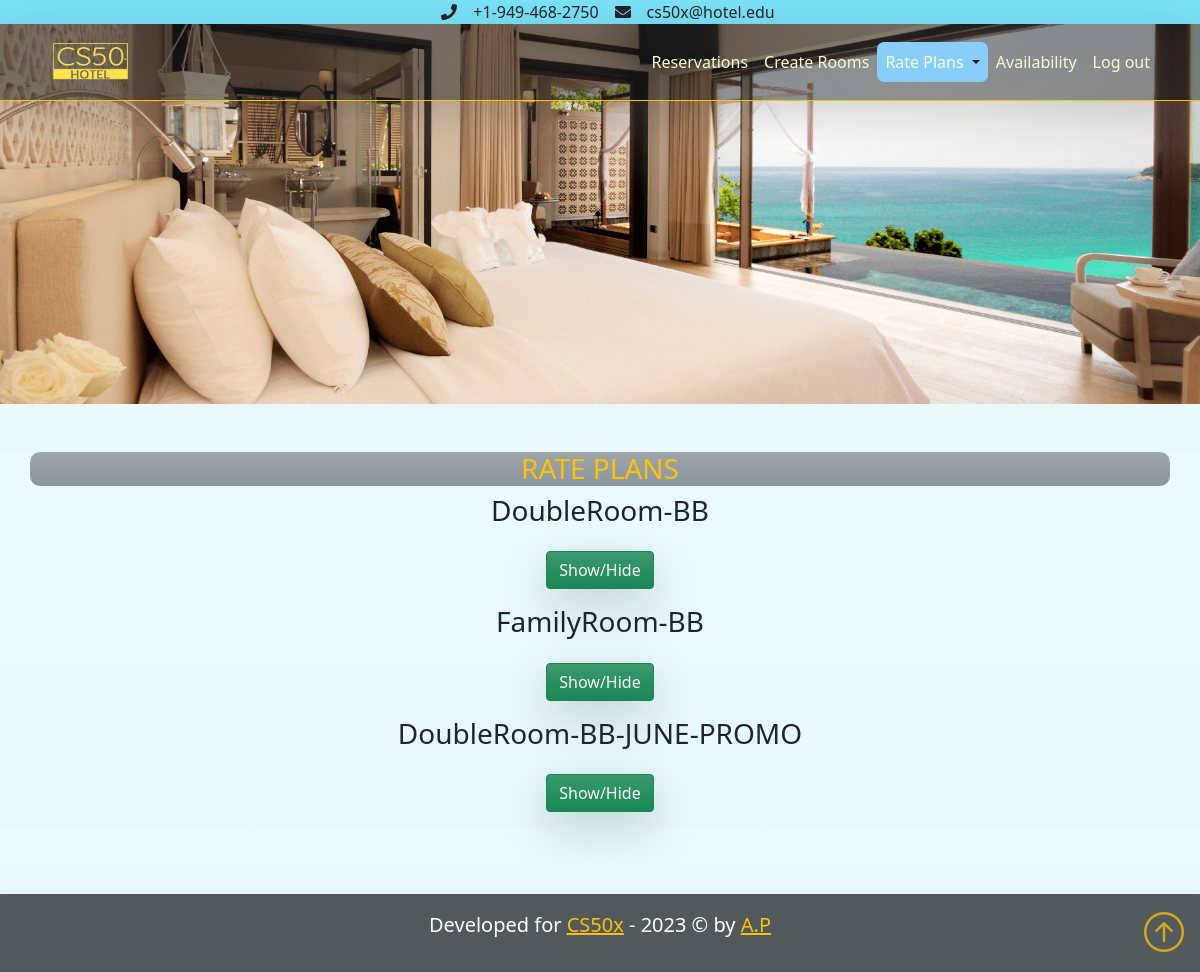
Page /view_rate_plans (signed in) on the committed database.
### booking_engine/models.py (models this page shows)
class RateType(db.Model):
    id = db.Column(db.Integer, primary_key=True, nullable=False)
    rate_name = db.Column(db.String(50), nullable=False)
    rate_plan_type = db.relationship('RatePlan', backref='rate_type')
    listed_room = db.relationship("ListedRoom", backref='rate_type')

### booking_engine/routes.py (the view)
@app.route("/view_rate_plans", methods=["GET", "POST"])
@login_required
def view_rate_plans():
    if request.method == "POST":
        delete_rate = request.form.get("delete")
        if delete_rate:
            RateType.query.filter(RateType.id == delete_rate).delete()
            RatePlan.query.filter(RatePlan.rate_type_id == delete_rate).delete()
            db.session.commit()
        return redirect("/view_rate_plans")
    else:
        rate_plans = RateType.query.all()
        headings = [
                    "Date period",
                    "Starting date",
                    "Ending date",
                    "Adult",
                    "Single adult",
                    "Child 0-12 RB",
                    "Child 12-17.99 Exb",
                    "Child 7-11.99 Exb",
                    "Child 2-6.99",
                    "Child 0-1.99"
                ]
    return render_template("view_rate_plans.html", rate_plans=rate_plans, headings=headings, usd=usd)

### booking_engine/__init__.py (called while the page is built)
@app.after_request
def apply_caching(response):
    response.headers["X-Frame-Options"] = "SAMEORIGIN"
    response.headers["HTTP-HEADER"] = "VALUE"
    return response

### booking_engine/helpers.py (called while the page is built)
def login_required(f):
    @wraps(f)
    def decorated_function(*args, **kwargs):
        if session.get("admin_id") is None:
            return redirect("/admin_login")
        return f(*args, **kwargs)
    return decorated_function

### booking_engine/templates/view_rate_plans.html (shortened to what this page needs)
{% extends "layout.html" %}
{% set active_page = "rate_plans" %}
{% block main %}
<div class="text-headings-box container bg-secondary bg-gradient bg-opacity-75">
    <h3 class="mt-2 text-warning">RATE PLANS</h3>
</div>
<div class="container-fluid">
{% for rate_type in rate_plans %}
<h3>{{ rate_type.rate_name }}</h3>
<input class="btn btn-success bg-gradient mb-3 text-light mt-3 rounded shadow shadow-lg" type = "button" name = "Test1" id="show{{ rate_type.id }}" value = "Show/Hide">
                    {% set date_period = namespace(value=1) %}
{% endfor %}
</div>
{% endblock %}

### booking_engine/static/styles.css (style rules this page uses)
html { position: relative; min-height: 100%; }
.text-headings-box { border-radius: 10px; }

### rows in the picture
RateType: rate_name "DoubleRoom-BB"
RateType: rate_name "FamilyRoom-BB"
RateType: rate_name "DoubleRoom-BB-JUNE-PROMO"
